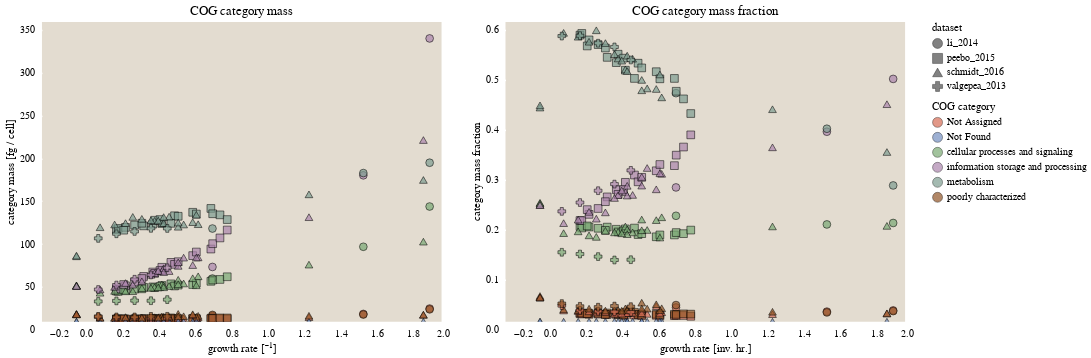

The notebook cell saved with this chart:
### Code cell
# Define the chart base
base = alt.Chart(class_fraction, width=400, height=300)


# Add points for the category mass
tot_mass = base.mark_point(size=60
        ).encode(
            y=alt.Y('category_mass', 
                    axis=alt.Axis(title='category mass [fg / cell]')),
            x=alt.X('growth_rate_hr', 
                    axis=alt.Axis(title='growth rate [\u207b\u00b9]')),
            fill=alt.Color('cog_class:N', legend=alt.Legend(title='COG category')),
            tooltip=['dataset', 'condition', 'growth_rate_hr', 'cog_class'],
            shape='dataset:O',
            **stroke_defaults
        ).properties(
            title='COG category mass'
        ).interactive()

# Add points for the category fractional mass 
frac_mass = base.mark_point(size=60).encode(
            y=alt.Y('category_frac_mass', 
                    axis=alt.Axis(title='category mass fraction')),
            x=alt.X('growth_rate_hr', 
                    axis=alt.Axis(title='growth rate [inv. hr.]')),
            fill=alt.Color('cog_class:N', legend=alt.Legend(title='COG category')),
            tooltip=['dataset', 'condition', 'growth_rate_hr', 'cog_class'],
            shape='dataset:O',
            **stroke_defaults
    ).properties(
    title='COG category mass fraction'
    ).interactive()

chart = alt.hconcat(tot_mass, frac_mass)
chart

### Figure 1 — Vega-Lite specification as saved in the notebook (floating-point values rounded to 4 significant figures; data arrays with more than 128 entries replaced by an {"elided": "..."} marker saying what was removed)
{"$schema": "https://vega.github.io/schema/vega-lite/v3.4.0.json", "config": {"axis": {"domainColor": null, "grid": false, "labelFont": "Lucida Sans", "tickColor": "white", "tickOffset": 8, "tickWidth": 1.5, "ticks": true, "titleFont": "Lucida Sans", "titleFontWeight": 400}, "background": "white", "group": {"fill": "#E3DCD0"}, "legend": {"labelFont": "Lucida Sans", "titleFont": "Lucida Sans", "titleFontWeight": 400}, "mark": {"stroke": "black", "strokeWidth": 0.5}, "range": {"category": ["#D56C55", "#738FC1", "#7AA974", "#AB85AC", "#7E9D90", "#905426", "#EAC264"]}, "title": {"anchor": "middle", "font": "Lucida Sans", "fontWeight": 400}, "view": {"fill": "#E3DCD0", "height": 300, "strokeWidth": 0, "width": 400}}, "data": {"name": "data-3180606e6f8ee4ebecae15e8e20dce5f"}, "datasets": {"data-3180606e6f8ee4ebecae15e8e20dce5f": {"elided": "272 records"}}, "hconcat": [{"encoding": {"fill": {"field": "cog_class", "legend": {"title": "COG category"}, "type": "nominal"}, "shape": {"field": "dataset", "type": "ordinal"}, "stroke": {"value": "black"}, "strokeWidth": {"value": 0.75}, "tooltip": [{"field": "dataset", "type": "nominal"}, {"field": "condition", "type": "nominal"}, {"field": "growth_rate_hr", "type": "quantitative"}, {"field": "cog_class", "type": "nominal"}], "x": {"axis": {"title": "growth rate [⁻¹]"}, "field": "growth_rate_hr", "type": "quantitative"}, "y": {"axis": {"title": "category mass [fg / cell]"}, "field": "category_mass", "type": "quantitative"}}, "height": 300, "mark": {"size": 60, "type": "point"}, "selection": {"selector001": {"bind": "scales", "encodings": ["x", "y"], "type": "interval"}}, "title": "COG category mass", "width": 400}, {"encoding": {"fill": {"field": "cog_class", "legend": {"title": "COG category"}, "type": "nominal"}, "shape": {"field": "dataset", "type": "ordinal"}, "stroke": {"value": "black"}, "strokeWidth": {"value": 0.75}, "tooltip": [{"field": "dataset", "type": "nominal"}, {"field": "condition", "type": "nominal"}, {"field": "growth_rate_hr", "type": "quantitative"}, {"field": "cog_class", "type": "nominal"}], "x": {"axis": {"title": "growth rate [inv. hr.]"}, "field": "growth_rate_hr", "type": "quantitative"}, "y": {"axis": {"title": "category mass fraction"}, "field": "category_frac_mass", "type": "quantitative"}}, "height": 300, "mark": {"size": 60, "type": "point"}, "selection": {"selector002": {"bind": "scales", "encodings": ["x", "y"], "type": "interval"}}, "title": "COG category mass fraction", "width": 400}]}
